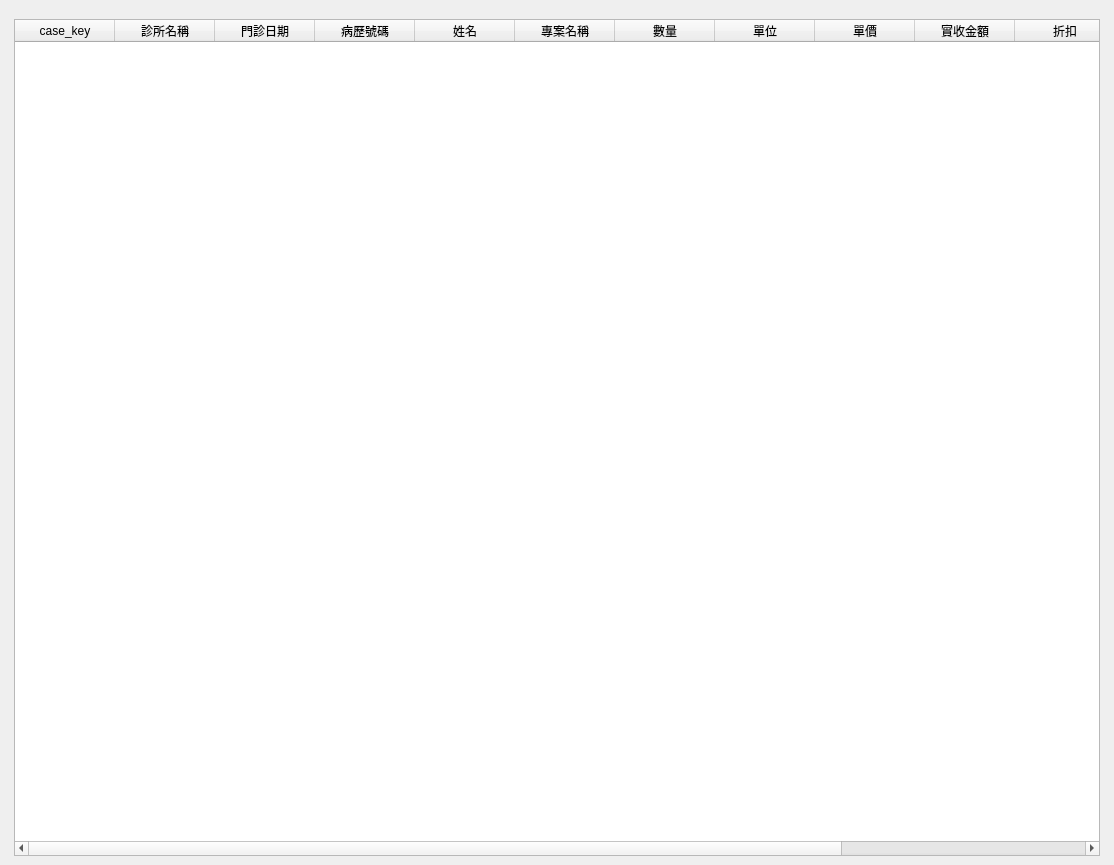
<?xml version="1.0" encoding="UTF-8"?>
<ui version="4.0">
 <class>WindowStatisticsBranchProjectSales</class>
 <widget class="QMainWindow" name="WindowStatisticsBranchProjectSales">
  <property name="geometry">
   <rect>
    <x>0</x>
    <y>0</y>
    <width>1114</width>
    <height>865</height>
   </rect>
  </property>
  <property name="windowTitle">
   <string>分院專案統計內容</string>
  </property>
  <widget class="QWidget" name="centralwidget">
   <layout class="QHBoxLayout" name="horizontalLayout">
    <item>
     <layout class="QVBoxLayout" name="verticalLayout">
      <property name="leftMargin">
       <number>5</number>
      </property>
      <property name="topMargin">
       <number>10</number>
      </property>
      <property name="rightMargin">
       <number>5</number>
      </property>
      <item>
       <layout class="QVBoxLayout" name="verticalLayout_5">
        <item>
         <layout class="QHBoxLayout" name="horizontalLayout_income">
          <item>
           <widget class="QTableWidget" name="tableWidget_branch_project_sales">
            <property name="editTriggers">
             <set>QAbstractItemView::NoEditTriggers</set>
            </property>
            <property name="selectionMode">
             <enum>QAbstractItemView::SingleSelection</enum>
            </property>
            <property name="selectionBehavior">
             <enum>QAbstractItemView::SelectRows</enum>
            </property>
            <column>
             <property name="text">
              <string>case_key</string>
             </property>
            </column>
            <column>
             <property name="text">
              <string>診所名稱</string>
             </property>
            </column>
            <column>
             <property name="text">
              <string>門診日期</string>
             </property>
            </column>
            <column>
             <property name="text">
              <string>病歷號碼</string>
             </property>
            </column>
            <column>
             <property name="text">
              <string>姓名</string>
             </property>
            </column>
            <column>
             <property name="text">
              <string>專案名稱</string>
             </property>
            </column>
            <column>
             <property name="text">
              <string>數量</string>
             </property>
            </column>
            <column>
             <property name="text">
              <string>單位</string>
             </property>
            </column>
            <column>
             <property name="text">
              <string>單價</string>
             </property>
            </column>
            <column>
             <property name="text">
              <string>實收金額</string>
             </property>
            </column>
            <column>
             <property name="text">
              <string>折扣</string>
             </property>
            </column>
            <column>
             <property name="text">
              <string>銷售醫師</string>
             </property>
            </column>
            <column>
             <property name="text">
              <string>成本</string>
             </property>
            </column>
           </widget>
          </item>
          <item>
           <layout class="QVBoxLayout" name="verticalLayout_chart"/>
          </item>
         </layout>
        </item>
       </layout>
      </item>
     </layout>
    </item>
   </layout>
  </widget>
  <widget class="QMenuBar" name="menubar">
   <property name="geometry">
    <rect>
     <x>0</x>
     <y>0</y>
     <width>1114</width>
     <height>25</height>
    </rect>
   </property>
  </widget>
  <action name="action_export_excel">
   <property name="icon">
    <iconset>
     <normaloff>../icons/document-export.svg</normaloff>../icons/document-export.svg</iconset>
   </property>
   <property name="text">
    <string>匯出Excel</string>
   </property>
  </action>
 </widget>
 <resources/>
 <connections/>
</ui>
